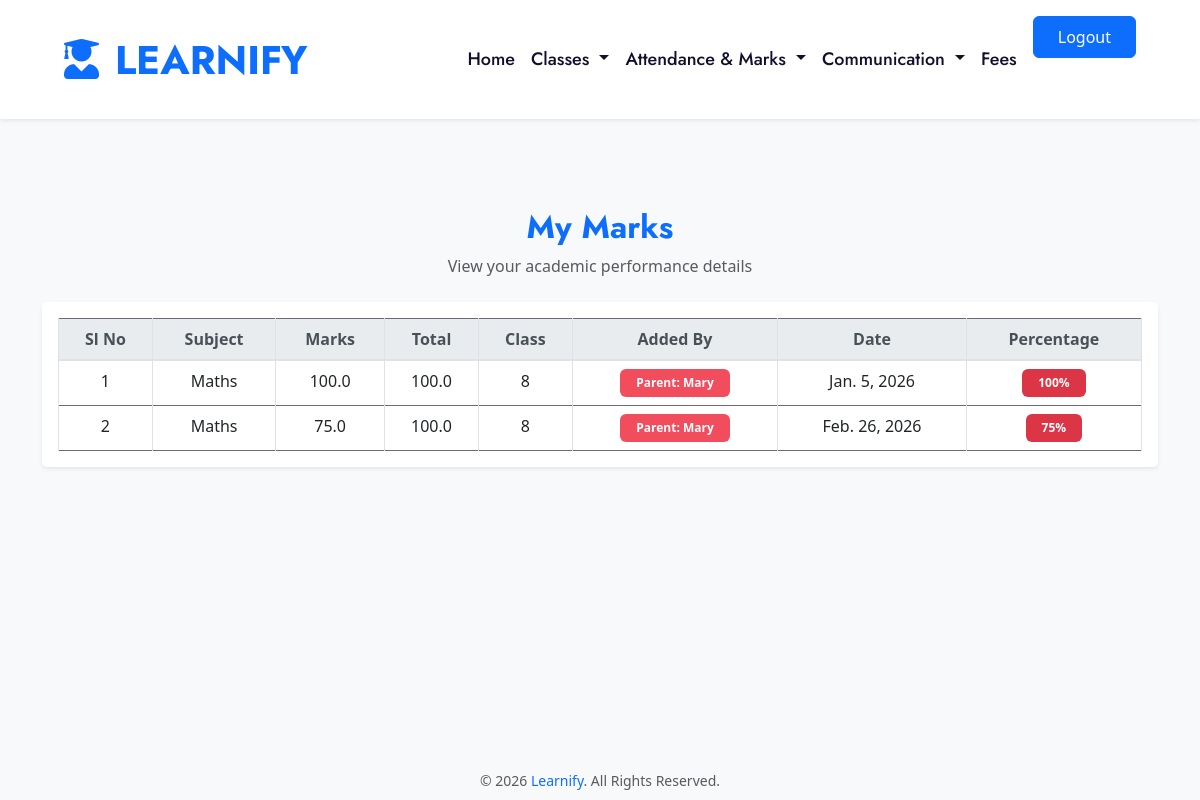
Page /student_view_marks (signed in) on the committed database.
### Parent/models.py (models this page shows)
class Mark_marks(models.Model):
    student = models.ForeignKey('Student.Student_Reg',on_delete=models.CASCADE,related_name='marks')
    subject = models.ForeignKey(Subject,on_delete=models.CASCADE,related_name='marks')
    teacher = models.ForeignKey(Teacher_Reg,on_delete=models.SET_NULL,null=True,blank=True,related_name='given_marks')
    parent = models.ForeignKey(Parent_Reg,on_delete=models.SET_NULL,null=True,blank=True,related_name='added_marks')
    class_level = models.CharField(max_length=20)
    marks_obtained = models.FloatField()
    total_marks = models.FloatField()
    date = models.DateField(auto_now_add=True)

class Parent_Reg(models.Model):
    user = models.OneToOneField(User, on_delete=models.CASCADE)
    phone = models.CharField(max_length=15)
    occupation = models.CharField(max_length=100)
    address = models.TextField()
    gender=models.CharField(max_length=100,default='null')
    status=models.CharField(max_length=100,default='pending')

### SiteAdmin/models.py (models this page shows, shortened)
class Subject(models.Model):
    subjectname=models.CharField(max_length=100)

### Student/views.py (the view)
# urls.py: path('student_view_marks',views.student_view_marks,name='student_view_marks'),
def student_view_marks(request):
    student = get_object_or_404(Student_Reg, user=request.user)
    marks = Mark_marks.objects.filter(student=student).select_related('subject', 'teacher', 'parent')
    return render(request, 'student/student_view_marks.html', {
        'marks': marks
    })

### template/student/student_view_marks.html (shortened to what this page needs)
{% extends 'student/page.html' %}
{% load static %}
{% block content %}
<div class="container py-5" style="margin-top:100px;">
    <div class="text-center mb-4">
        <h2 class="text-primary font-weight-bold">My Marks</h2>
        <p class="text-muted">View your academic performance details</p>
    </div>
    {% if marks %}
    <div class="card shadow-sm border-0 rounded-lg">
        <div class="card-body table-responsive">
            <table class="table table-bordered table-hover text-center mb-0">
                <thead class="thead-light">
                    <tr>
                        <th>Sl No</th>
                        <th>Subject</th>
                        <th>Marks</th>
                        <th>Total</th>
                        <th>Class</th>
                        <th>Added By</th>
                        <th>Date</th>
                        <th>Percentage</th>
                    </tr>
                </thead>
                <tbody>
                    {% for mark in marks %}
                    <tr>
                        <td>{{ forloop.counter }}</td>
                        <td>{{ mark.subject.subjectname }}</td>
                        <td>{{ mark.marks_obtained }}</td>
                        <td>{{ mark.total_marks }}</td>
                        <td>{{ mark.class_level }}</td>
                        <td>
                            {% if mark.parent %}
                                <span class="badge badge-secondary px-3 py-2">
                                    Parent: {{ mark.parent.user.first_name }}
                                </span>
                            {% elif mark.teacher %}
                                <span class="badge badge-info px-3 py-2">
                                    Teacher: {{ mark.teacher.user.first_name }}
                                </span>
                            {% else %}
                                <span class="badge badge-dark px-3 py-2">
                                    Unknown
                                </span>
                            {% endif %}
                        </td>
                        <td>{{ mark.date }}</td>
                        <td>
                            {% with percent=mark.marks_obtained|floatformat:2 %}
                            {% widthratio mark.marks_obtained mark.total_marks 100 as percentage %}
                            {% if percentage >= 75 %}
                                <span class="badge badge-success px-3 py-2">
                                    {{ percentage }}%
                                </span>
                            {% elif percentage >= 40 %}
                                <span class="badge badge-warning px-3 py-2">
                                    {{ percentage }}%
                                </span>
                            {% else %}
                                <span class="badge badge-danger px-3 py-2">
                                    {{ percentage }}%
                                </span>
                            {% endif %}
                            {% endwith %}
                        </td>
                    </tr>
                    {% endfor %}
                </tbody>
            </table>
        </div>
    </div>
    {% else %}
    <div class="alert alert-info text-center">
        No marks found yet.
    </div>
    {% endif %}
</div>
{% endblock %}

### rows in the picture
Mark_marks: subject.subjectname "Maths", marks_obtained "100.0", total_marks "100.0", class_level "8", parent.user.first_name "Mary", date "Jan. 5, 2026", percentage "100"
Mark_marks: subject.subjectname "Maths", marks_obtained "75.0", total_marks "100.0", class_level "8", parent.user.first_name "Mary", date "Feb. 26, 2026", percentage "75"
